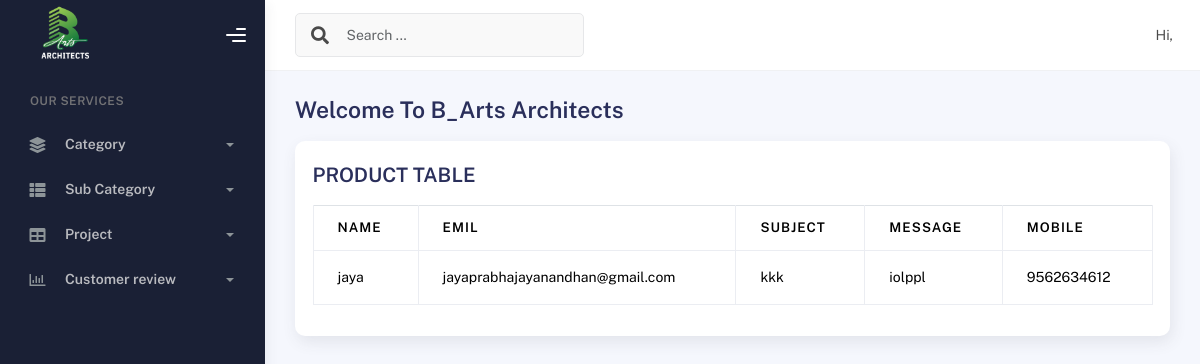
The page /Bartsapp/contact_details/ on the database its author committed.
### bartsweb/models.py (models this page shows)
class contactdb(models.Model):
    Name=models.CharField(max_length=100,null=True,blank=True)
    Email=models.EmailField(max_length=100,null=True,blank=True)
    Subject=models.CharField(max_length=100,null=True,blank=True)
    Message=models.CharField(max_length=100,null=True,blank=True)
    Mobile=models.IntegerField(null=True,blank=True)

### Bartsapp/views.py (the view)
# urls.py: path('contact_details/',views.contact_details,name="contact_details"),
def contact_details(req):
    data=contactdb.objects.all()
    return render(req,"Contact.html",{'data':data})

### Bartsapp/templates/Contact.html (shortened to what this page needs)
<!DOCTYPE html>
{%extends 'index.html'%}
{%block content%}
<html lang="en">
<head>
</head>
<body>
<div class="col-lg-12 grid-margin stretch-card">
              <div class="card">
                <div class="card-body">
                  <h4 class="card-title">PRODUCT TABLE</h4>
                  <div class="table-responsive pt-3">
                    <table class="table table-bordered">
                      <thead>
                        <tr>
                            <th>NAME</th>
                            <th>EMIL</th>
                            <th>SUBJECT</th>
                            <th>MESSAGE</th>
                            <th>MOBILE</th>
                        </tr>
                      </thead>
                      <tbody>
                      {% for i in data%}
                      <tr>
                        <td>{{i.Name}}</td>
                        <td>{{i.Email}}</td>
                        <td>{{i.Subject}}</td>
                        <td>{{i.Message}}</td>
                        <td>{{i.Mobile}}</td>
                      </tr>
                      {%endfor%}
                      </tbody>
                    </table>
                  </div>
                </div>
              </div>
            </div>
</body>
</html>
{%endblock%}

### rows shown on the page
contactdb: Name "jaya", Email "jayaprabhajayanandhan@gmail.com", Subject "kkk", Message "iolppl", Mobile "9562634612"
